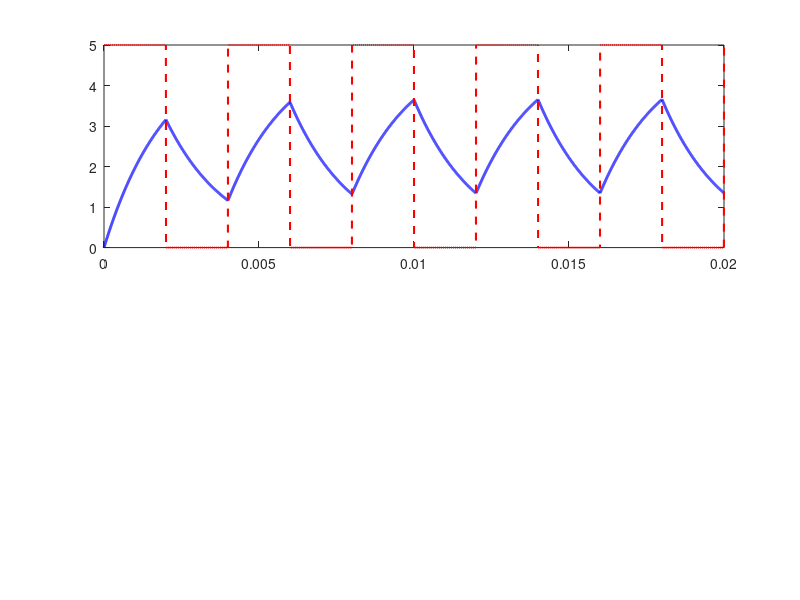

The MATLAB script that drew this image: (Note: this script raises an error after producing the figure.)
close all;
clc;
clear;

% --- Parameters ---
r1 = 1000; 
c1 = 2e-6;      % Updated to 2uF
tau = r1 * c1;  % Time constant (0.002s)
vC0 = 0;
vm = 5;         % Updated to 5V

% System Definition (Transfer Function)
num = 1;
den = [tau 1];
sys = tf(num, den);

% Time vector
t = linspace(0, 0.02, 5000); 

figure;

%% Subplot 1: Square Wave with Pulse Width = 1*tau
k1 = 1;
half_period1 = k1 * tau;
period1 = 2 * half_period1;
vs1 = vm * (mod(t, period1) < half_period1);

[vC1, t_out1] = lsim(sys, vs1, t, vC0);

subplot(2, 1, 1);
plot(t_out1, vC1, 'b', 'LineWidth', 2);
hold on;
plot(t, vs1, '--r', 'LineWidth', 1.5);

xline(tau, '--', 'Color', [0 0.5 0], 'Label', '\tau', ...
    'LineWidth', 2, 'LabelVerticalAlignment', 'bottom');

grid on;
ylim([0 6]);
ylabel('Voltage (V)');
legend('v_C', 'v_m', '\tau');
title(['Square Wave Response: Period = 2\tau, Pulse Width = \tau']);

%% Subplot 2: Square Wave with Pulse Width = 4*tau
k2 = 4;
half_period2 = k2 * tau;
period2 = 2 * half_period2;
vs2 = vm * (mod(t, period2) < half_period2);

[vC2, t_out2] = lsim(sys, vs2, t, vC0);

subplot(2, 1, 2);
plot(t_out2, vC2, 'b', 'LineWidth', 2);
hold on;
plot(t, vs2, '--r', 'LineWidth', 1.5);

xline(tau, '--', 'Color', [0 0.5 0], 'Label', '\tau', ...
    'LineWidth', 2, 'LabelVerticalAlignment', 'bottom');

grid on;
ylim([0 6]);
xlabel('Time (s)');
ylabel('Voltage (V)');
title(['Square Wave Response: Period = 8\tau, Pulse Width = 4\tau']);

%% Figure 2: Peak and Trough Analysis vs. Pulse Duration
figure(2);

% Pulse durations from 0.1*tau to 5*tau
pulse_durations = linspace(0.1*tau, 5*tau, 50);
V_peaks = zeros(size(pulse_durations));
V_troughs = zeros(size(pulse_durations));

for i = 1:length(pulse_durations)
    T_p = pulse_durations(i);
    T_total = 2 * T_p; % 50% duty cycle
    
    % Simulate enough cycles to reach steady-state oscillation
    t_sim = linspace(0, 10*T_p + 5*tau, 2000); 
    vs_sim = vm * (mod(t_sim, T_total) < T_p);
    [vC_sim, ~] = lsim(sys, vs_sim, t_sim, vC0);
    
    % Capture peak and trough from the last full cycle
    V_peaks(i) = max(vC_sim(end-500:end));
    V_troughs(i) = min(vC_sim(end-500:end));
end

% Plot Peak Voltages
subplot(2,1,1);
plot(pulse_durations/tau, V_peaks, 'b', 'LineWidth', 2);
hold on;
grid on;
title('Peak Voltage (V_{max}) vs. Pulse Duration');
ylabel('Peak Voltage (V)');

% Plot Trough Voltages
subplot(2,1,2);
plot(pulse_durations/tau, V_troughs, 'r', 'LineWidth', 2);
hold on;
grid on;
title('Trough Voltage (V_{min}) vs. Pulse Duration');
xlabel('Pulse Duration (multiples of \tau)');
ylabel('Trough Voltage (V)');
